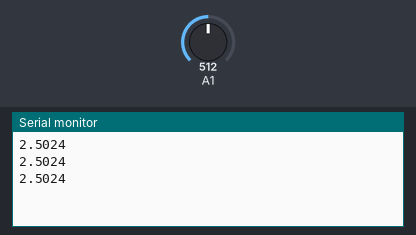
This sketch was run on a simulated Arduino Uno, built with avr-gcc and run on an emulated ATmega328P. Shown: the last lines printed to the serial monitor. The inputs (shaded band) are chosen by the test bench; at power-on: A1 = 512.

Above: at 1.3 s.
1.4 s: A1 set to 716
At 1.9 s:
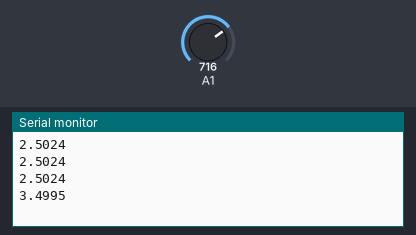
2.9 s: A1 set to 900
At 3.4 s:
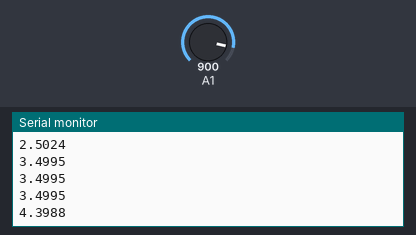
Timing chart, 0 to 5.9 s (numbered marks = the images above; inputs shaded):
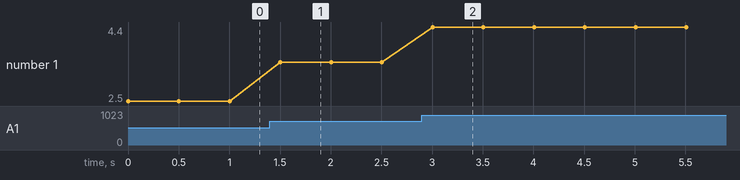

The sketch:

Chang_SH_H.ino
```cpp
//Include the Math Library (for log)
#include <math.h>
// Variable declarations/definitions:
int   Reading  = 0;    // stores reading from sensor (0-1023)
float Vtot     = 5.0;  // PS voltage on Arduino
float Vout     = 0.0;  // output voltage
float R_th     = 0.0;  // Thermistor resistance (Ohms)
float Actual_temp = 0.0;
int   wait     = 500;  // Wait time in millisec


void setup() {
  // put your setup code here, to run once:
  //Start up serial communications
  //(Baud rate ~ 9600 bits/second)
  Serial.begin(9600);

}

void loop() {
  // read the value from the pin A2:
  Reading = analogRead(A1);
  // Vout calculation:
  Vout = Vtot*Reading/1023.0;
  // thermistor resistance calculation:
  R_th = V2R(Vout);

// Relay Info back via Serial:
  //Serial.println(Reading);
  Serial.println(Vout, 4);
  //Serial.println(R_th);

  //Actual_temp = R2T(R_th);

  //Serial.println(Actual_temp, 3); //outputting temperature

  //Break!:
  delay(wait);
}

//This function calculates temperature from VD voltage:
float V2R(float V) {
  float Rfix = 330; // fixed 10K/330 Ohm resistor (local variable)
  float Res  = 0.0;   // create local thermistor resistance variable

  Res = (V/(Vtot - V))*Rfix;    // Voltage divider relation
  return Res;                   //return the thermistor Resistance
}

//This function outputs the temperature detected in Celsius:
float R2T(float R){
  float Temp = 0.0;
  //constants
  float C_0 = 1.1020e-3;
  float C_1 = 2.5785e-4;
  float C_2 = -4.5663e-6;
  float C_3 = 3.4008e-7;

  Temp = C_0 + C_1*(log(R)) + C_2*pow(log(R), 2) + C_3*pow(log(R), 3); //Steinhart-Hart equation
  Temp = (1 / Temp) - 273; //converting to Celsius from Kelvin

  return Temp;

}
```

Measured:
- after the input at 1.4 s, the serial monitor: prints a new line after 0.10 s (image 1)
- after the input at 2.9 s, the serial monitor: prints a new line after 0.11 s (image 2)
- plotted number 1: 2.5 → 3.5 after the input at 1.4 s, 3.5 → 4.4 after the input at 2.9 s
